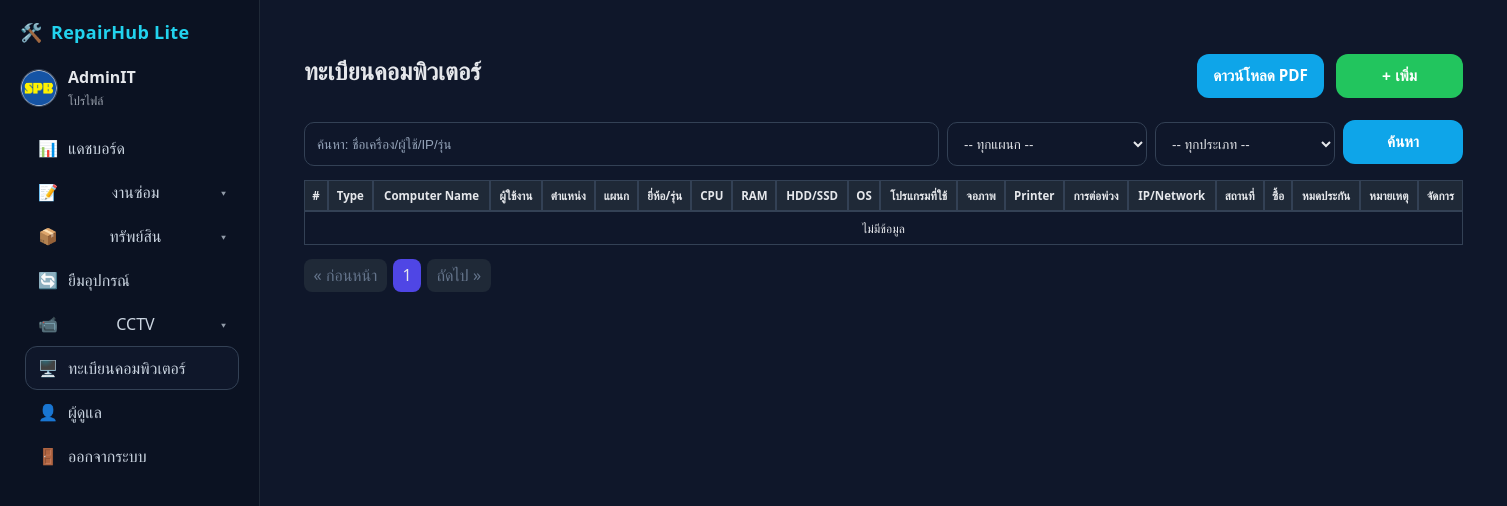
/admin/computers.php?dep=- (signed in), run on an earlier commit of the app's database.
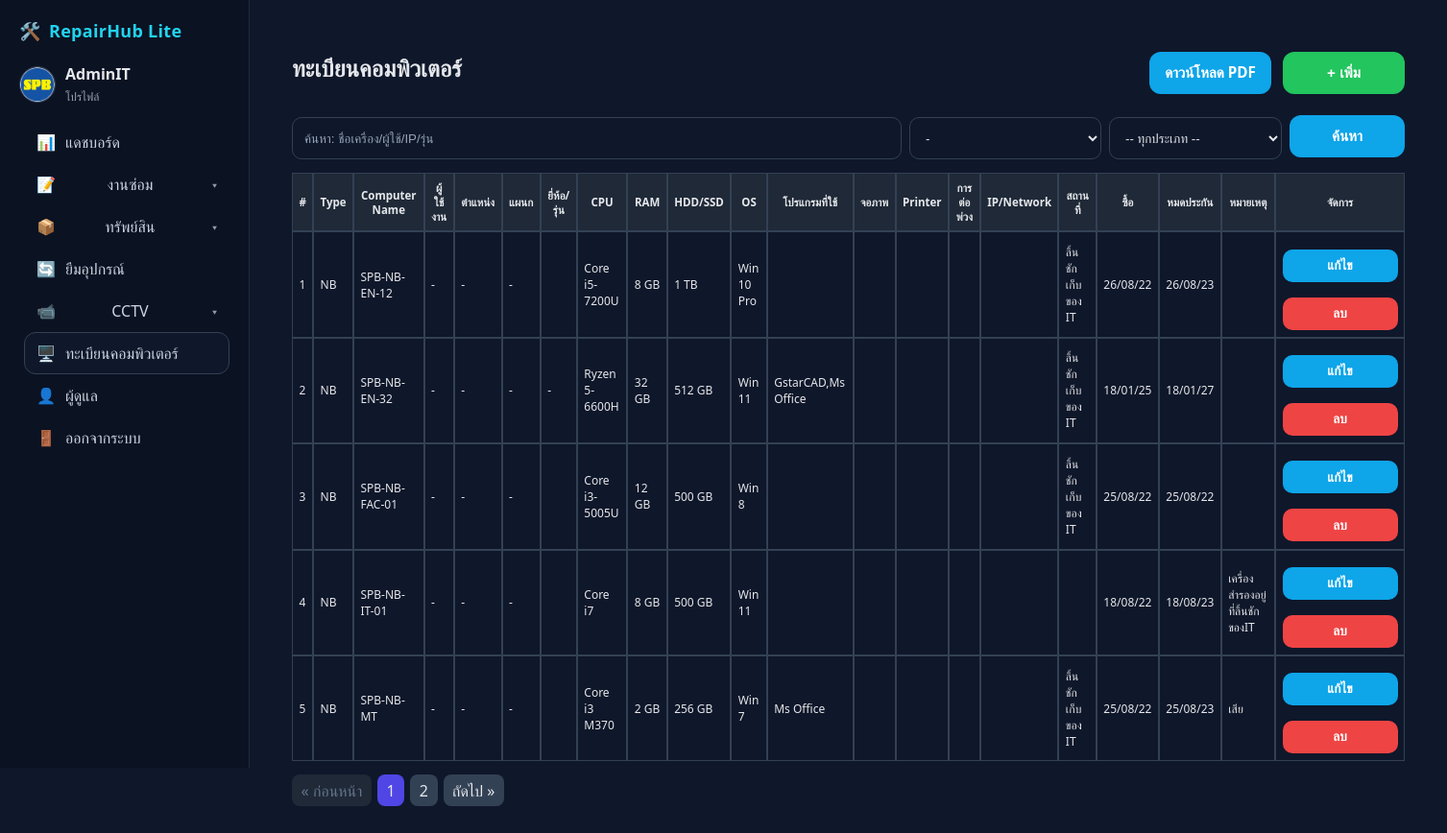
And on a later commit of the database.
### tables this page shows
CREATE TABLE computers(
        id INTEGER PRIMARY KEY AUTOINCREMENT,
        asset_code TEXT, type TEXT NOT NULL, hostname TEXT NOT NULL, user_name TEXT NOT NULL,
        position_name TEXT, department TEXT, brand_model TEXT, cpu TEXT, ram TEXT, storage TEXT,
        os_name TEXT, key_software TEXT, monitor TEXT, printer TEXT, peripherals TEXT,
        ip_address TEXT, location TEXT, purchase_date TEXT, warranty_end TEXT, note TEXT,
        created_at DATETIME DEFAULT CURRENT_TIMESTAMP, updated_at DATETIME DEFAULT CURRENT_TIMESTAMP
      );

### admin/computers.php (the view, shortened to what the changed rows need)
<?php
if (!function_exists('e')) { function e($s){ return htmlspecialchars((string)$s, ENT_QUOTES|ENT_SUBSTITUTE, 'UTF-8'); } }
$db = db();
try{
  $db->exec('PRAGMA journal_mode=WAL;');
  $db->exec('PRAGMA busy_timeout=5000;');
}catch(Throwable $e){}
function fmt_dmy($s){
  $s = trim((string)$s); if ($s==='') return '';
  $s = substr($s,0,10); [$y,$m,$d]=array_pad(explode('-',$s),3,'');
  $y=(int)$y; $m=(int)$m; $d=(int)$d; if($y>2400) $y-=543;
  return sprintf('%02d/%02d/%02d',$d,$m,$y%100);
}
$q=trim($_GET['q']??''); $dep=trim($_GET['dep']??''); $type=trim($_GET['type']??'');
$page=max(1,(int)($_GET['page']??1)); $perpage=5; $offset=($page-1)*$perpage;
$where=" WHERE 1=1 "; $p=[];
if($dep!==''){ $where.=" AND department=:dep "; $p[':dep']=$dep; }
$st=$db->prepare("SELECT COUNT(*) FROM computers $where"); $st->execute($p); $total=(int)$st->fetchColumn();
$st=$db->prepare("SELECT * FROM computers $where ORDER BY department,user_name,hostname LIMIT :l OFFSET :o");
foreach($p as $k=>$v){ $st->bindValue($k,$v); }
$st->bindValue(':l',$perpage,PDO::PARAM_INT); $st->bindValue(':o',$offset,PDO::PARAM_INT);
$st->execute(); $rows=$st->fetchAll(PDO::FETCH_ASSOC);
$deps  = $db->query("SELECT DISTINCT department FROM computers WHERE department IS NOT NULL AND department<>'' ORDER BY department")->fetchAll(PDO::FETCH_COLUMN);
$pages = max(1,(int)ceil($total/$perpage));
?>
<?php require __DIR__ . '/header.php'; ?>
<link rel="stylesheet" href="https://cdn.jsdelivr.net/npm/flatpickr/dist/flatpickr.min.css">
<div class="page-wrap">
  <div class="header-bar">
    <h1 class="header-title">ทะเบียนคอมพิวเตอร์</h1>
  </div>
  <form class="filter-grid" method="get">
    <input type="text" class="input" name="q" value="<?=e($q)?>" placeholder="ค้นหา: ชื่อเครื่อง/ผู้ใช้/IP/รุ่น">
    <select name="dep" class="input">
      <option value="">-- ทุกแผนก --</option>
      <?php foreach($deps as $d): ?><option value="<?=e($d)?>" <?=$dep===$d?'selected':'';?>><?=e($d)?></option><?php endforeach; ?>
    </select>
    <select name="type" class="input">
      <option value="">-- ทุกประเภท --</option>
    </select>
    <button class="btn btn-primary">ค้นหา</button>
  </form>
  <div class="table-wrap">
    <table class="comptable">
      <thead>
        <tr>
          <th>#</th><th>Type</th><th>Computer Name</th><th>ผู้ใช้งาน</th><th>ตำแหน่ง</th>
          <th>แผนก</th><th>ยี่ห้อ/รุ่น</th><th>CPU</th><th>RAM</th><th>HDD/SSD</th>
          <th>OS</th><th>โปรแกรมที่ใช้</th><th>จอภาพ</th><th>Printer</th><th>การต่อพ่วง</th>
          <th>IP/Network</th><th>สถานที่</th><th>ซื้อ</th><th>หมดประกัน</th><th>หมายเหตุ</th><th>จัดการ</th>
        </tr>
      </thead>
      <tbody>
        <?php $i=$offset+1; foreach($rows as $r): ?>
        <tr>
          <td data-th="#"><?=$i++;?></td>
          <td data-th="Type"><?=e($r['type'])?></td>
          <td data-th="Computer Name"><?=e($r['hostname'])?></td>
          <td data-th="ผู้ใช้งาน"><?=e($r['user_name'])?></td>
          <td data-th="ตำแหน่ง"><?=e($r['position_name'])?></td>
          <td data-th="แผนก"><?=e($r['department'])?></td>
          <td data-th="ยี่ห้อ/รุ่น"><?=e($r['brand_model'])?></td>
          <td data-th="CPU"><?=e($r['cpu'])?></td>
          <td data-th="RAM"><?=e($r['ram'])?></td>
          <td data-th="HDD/SSD"><?=e($r['storage'])?></td>
          <td data-th="OS"><?=e($r['os_name'])?></td>
          <td data-th="โปรแกรมที่ใช้"><?=e($r['key_software'])?></td>
          <td data-th="จอภาพ"><?=e($r['monitor'])?></td>
          <td data-th="Printer"><?=e($r['printer'])?></td>
          <td data-th="การต่อพ่วง"><?=e($r['peripherals'])?></td>
          <td data-th="IP/Network"><?=e($r['ip_address'])?></td>
          <td data-th="สถานที่"><?=e($r['location'])?></td>
          <td data-th="ซื้อ"><?=fmt_dmy($r['purchase_date'])?></td>
          <td data-th="หมดประกัน"><?=fmt_dmy($r['warranty_end'])?></td>
          <td data-th="หมายเหตุ"><?=e($r['note'])?></td>
          <td data-th="จัดการ">
            <div class="actions">
              <button type="button" class="btn btn-primary btn--sm btn-edit"
                data-row='<?=e(json_encode($r, JSON_HEX_TAG|JSON_HEX_AMP|JSON_HEX_APOS|JSON_HEX_QUOT))?>'>แก้ไข</button>
              <form method="post" onsubmit="return confirm('ลบรายการนี้?')" style="margin:0;">
                <button class="btn btn-danger btn--sm">ลบ</button>
              </form>
            </div>
          </td>
        </tr>
        <?php endforeach; if(!$rows): ?>
          <tr><td colspan="21" style="text-align:center;">ไม่มีข้อมูล</td></tr>
        <?php endif; ?>
      </tbody>
    </table>
  </div>
  <div class="pager">
  <?php
    $prev = max(1, $page - 1);
    $next = min($pages, $page + 1);
    $base = 'computers.php?q='.urlencode($q).'&dep='.urlencode($dep).'&type='.urlencode($type).'&page=';
  ?>
  <?php if ($page > 1): ?>
    <a href="<?= $base.$prev ?>">« ก่อนหน้า</a>
  <?php else: ?>
    <span class="muted">« ก่อนหน้า</span>
  <?php endif; ?>
  <?php for ($p=1; $p <= $pages; $p++): ?>
    <a class="<?= $p==$page ? 'active' : '' ?>" href="<?= $base.$p ?>"><?= $p ?></a>
  <?php endfor; ?>
  <?php if ($page < $pages): ?>
    <a href="<?= $base.$next ?>">ถัดไป »</a>
  <?php else: ?>
    <span class="muted">ถัดไป »</span>
  <?php endif; ?>
</div>
<?php require __DIR__ . '/footer.php'; ?>

What changed in the data, as far as the page shows it:
added computers: type "NB", hostname "SPB-NB-EN-12", user_name "-", position_name "-", department "-", cpu "Core i5-7200U", ram "8 GB", storage "1 TB", os_name "Win 10 Pro", location "ลิ้นชักเก็บของ IT", purchase_date "26/08/22", warranty_end "26/08/23"
added computers: type "NB", hostname "SPB-NB-EN-32", user_name "-", position_name "-", department "-", brand_model "-", cpu "Ryzen 5-6600H", ram "32 GB", storage "512 GB", os_name "Win 11", key_software "GstarCAD,Ms Office", location "ลิ้นชักเก็บของ IT", purchase_date "18/01/25", warranty_end "18/01/27"
added computers: type "NB", hostname "SPB-NB-FAC-01", user_name "-", position_name "-", department "-", cpu "Core i3-5005U", ram "12 GB", storage "500 GB", os_name "Win 8", location "ลิ้นชักเก็บของ IT", purchase_date "25/08/22", warranty_end "25/08/22"
added computers: type "NB", hostname "SPB-NB-IT-01", user_name "-", position_name "-", department "-", cpu "Core i7", ram "8 GB", storage "500 GB", os_name "Win 11", purchase_date "18/08/22", warranty_end "18/08/23", note "เครื่องสำรองอยู่ที่ลิ้นชักของIT"
added computers: type "NB", hostname "SPB-NB-MT", user_name "-", position_name "-", department "-", cpu "Core i3 M370", ram "2 GB", storage "256 GB", os_name "Win 7", key_software "Ms Office", location "ลิ้นชักเก็บของ IT", purchase_date "25/08/22", warranty_end "25/08/23", note "เสีย"
Also different on the page:
form field dep: "-- ทุกแผนก --" → "-"
new list line: "2"
text no longer shown: "ไม่มีข้อมูล"
